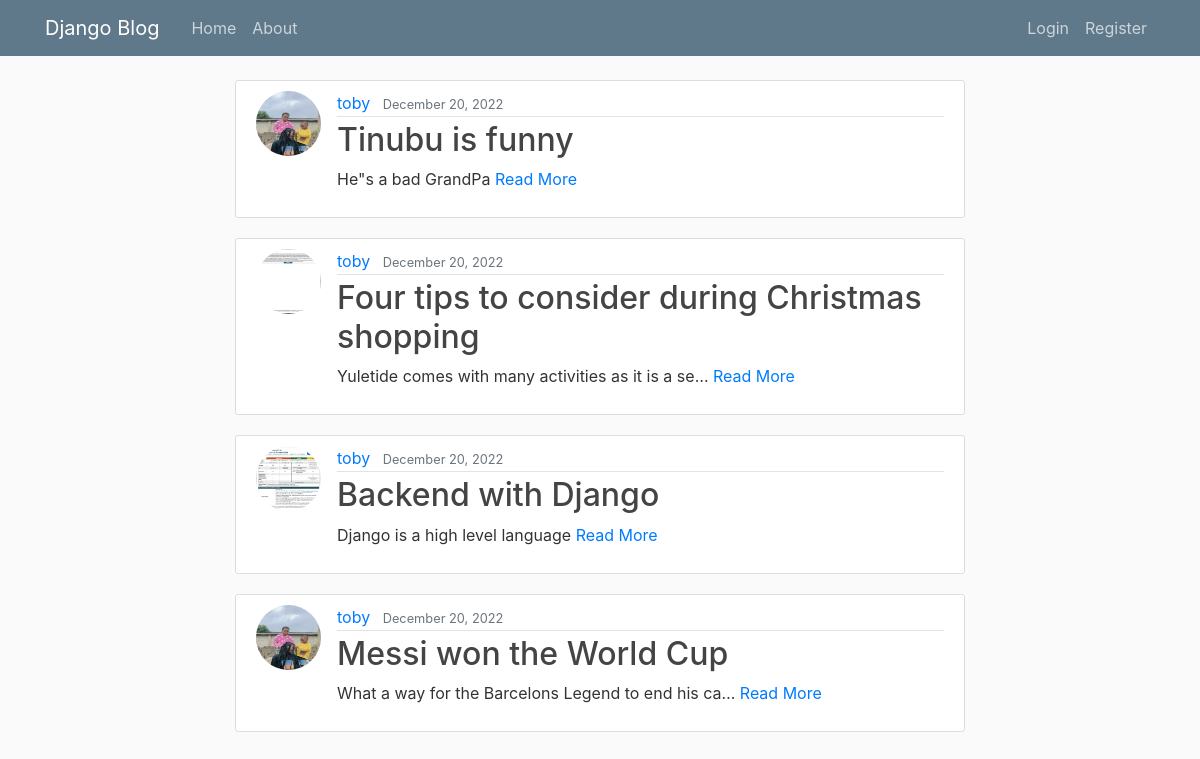
The page / on the database its author committed.
### blog/models.py (models this page shows, shortened)
class Post(models.Model):
    title = models.CharField(max_length=100)
    content = models.TextField()
    author = models.ForeignKey(User, on_delete=models.CASCADE)
    slug = models.SlugField()
    image = models.ImageField(default="picture.jpeg", upload_to="post_pictures")
    date_posted = models.DateTimeField(default=timezone.now)

### blog/views.py (the view)
# urls.py: 2. Add a URL to urlpatterns:  path('', Home.as_view(), name='home')
class Home(ListView):
    model = Post
    context_object_name = "posts"
    template_name = "blog/home.html"
    ordering = ["-date_posted"]   #to reverse the post by time created

### blog/templates/blog/home.html
{% extends "blog/base.html" %}
{% block content %}
    {% for post in posts %}
        <article class="media content-section">
          <img class="rounded-circle article-img" src="{{ post.image.url }}">
          <div class="media-body">
            <div class="article-metadata">
              <a class="mr-2" href="#">{{ post.author }}</a>
              <small class="text-muted">{{ post.date_posted|date:"F d, Y" }}</small>
            </div>
            <h2><a class="article-title" href="{%url 'detail' post.slug %}">{{ post.title }}</a></h2>
            <p class="article-content">{{ post.content|truncatechars:50 }} <a href="{%url 'detail' post.slug %}">Read More</a></p>
          </div>
        </article>
    {% endfor %}
{% endblock content %}

### blog/templates/blog/base.html (shortened to what this page needs)
{% load static %}
<!DOCTYPE html>
<html>
<head>
    <link rel="stylesheet" href="https://maxcdn.bootstrapcdn.com/bootstrap/4.0.0/css/bootstrap.min.css">
    <link rel="stylesheet" type="text/css" href="{% static 'blog/main.css' %}">
</head>
<body>
    <header class="site-header">
      <nav class="navbar navbar-expand-md navbar-dark bg-steel fixed-top">
        <div class="container">
          <a class="navbar-brand mr-4" href="">Django Blog</a>
          <div class="collapse navbar-collapse" id="navbarToggle">
            <div class="navbar-nav mr-auto">
              <a class="nav-item nav-link" href="">Home</a>
              <a class="nav-item nav-link" href="">About</a>
            </div>
            <div class="navbar-nav">
              {% if user.is_authenticated %}
                <a class="nav-item nav-link" href="">New Post</a>
                <a class="nav-item nav-link" href="">Profile</a>
                <a class="nav-item nav-link" href="">Logout</a>
              {% else %}
                <a class="nav-item nav-link" href="">Login</a>
                <a class="nav-item nav-link" href="">Register</a>
              {% endif %}
            </div>
          </div>
        </div>
      </nav>
    </header>
    <main role="main" class="container">
      <div class="row">
        <div class="col-md-8 offset-2">
          {% block content %}{% endblock %}
        </div>
      </div>
    </main>
</body>
</html>

### blog/static/blog/main.css (style rules this page uses)
body { background: #fafafa; color: #333333; margin-top: 5rem; }
h1, h2, h3, h4, h5, h6 { color: #444444; }
.bg-steel { background-color: #5f788a; }
.site-header .navbar-nav .nav-link { color: #cbd5db; }
.content-section { background: #ffffff; padding: 10px 20px; border: 1px solid #dddddd; border-radius: 3px; margin-bottom: 20px; }
.article-title { color: #444444; }
.article-content { white-space: pre-line; }
.article-img { height: 65px; width: 65px; margin-right: 16px; }
.article-metadata { padding-bottom: 1px; margin-bottom: 4px; border-bottom: 1px solid #e3e3e3 }

### rows shown on the page
Post: image (picture), author "toby", date_posted "December 20, 2022", title "Tinubu is funny", content "He\"s a bad GrandPa"
Post: image (picture), author "toby", date_posted "December 20, 2022", title "Four tips to consider during Christmas shopping", content "Yuletide comes with many activities as it is a se…"
Post: image (picture), author "toby", date_posted "December 20, 2022", title "Backend with Django", content "Django is a high level language"
Post: image (picture), author "toby", date_posted "December 20, 2022", title "Messi won the World Cup", content "What a way for the Barcelons Legend to end his ca…"
